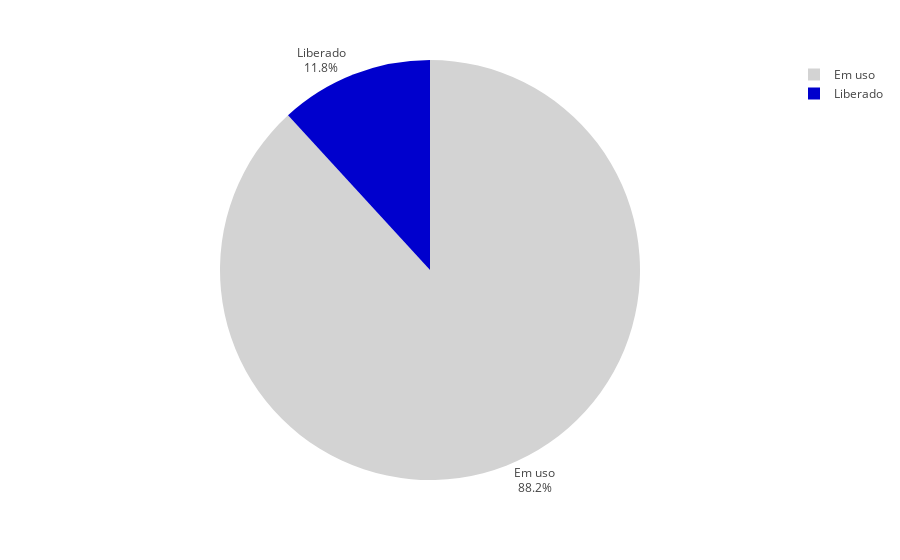

Write notebook code for a chart like this one.
### Code cell
situacao_utilizaveis_graf_pizza

### Figure 1 — Plotly figure (JSON) as saved in the notebook; plotly's stock layout.template omitted (floating-point values rounded to 4 significant figures)
{"data": [{"customdata": [["Liberado"], ["Em uso"]], "domain": {"x": [0, 1], "y": [0, 1]}, "hovertemplate": "Situação=%{customdata[0]}<br>Quantidade=%{value}<extra></extra>", "labels": ["Liberado", "Em uso"], "legendgroup": "", "marker": {"colors": ["mediumblue", "lightgrey"]}, "name": "", "showlegend": true, "textinfo": "percent+label", "textposition": "outside", "type": "pie", "values": [238, 1776]}], "layout": {"legend": {"tracegroupgap": 0}, "margin": {"t": 60}}}
